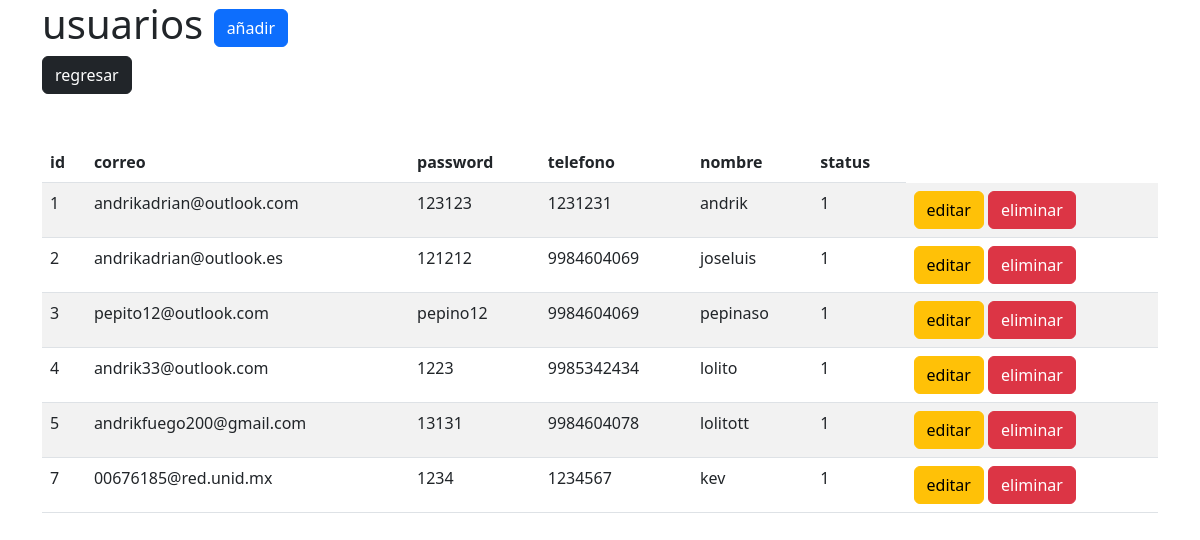
/tabla_usuarios/index.php (signed in), run on the app's committed database.
### tables this page shows
CREATE TABLE `usuarios` (
  `id` int(11) UNSIGNED NOT NULL,
  `correo` varchar(255) NOT NULL DEFAULT '',
  `password` varchar(50) NOT NULL DEFAULT '',
  `telefono` varchar(15) NOT NULL DEFAULT '',
  `nombre` varchar(100) NOT NULL DEFAULT '',
  `status` int(1) NOT NULL DEFAULT 0
);

### tabla_usuarios/index.php (the view, shortened to what this page needs)
<?php
require_once('config/config.php');
$query = "SELECT * FROM usuarios";
$result = $conexion->query($query);
?>
<!DOCTYPE html>
<html lang="en">
<head>
<link href="https://cdn.jsdelivr.net/npm/bootstrap@5.2.2/dist/css/bootstrap.min.css" rel="stylesheet">
</head>
<body>
    <div class="container">
        <div class="row">
            <div class="col">
                <h1>usuarios <a href="form-insert.php" class="btn btn-primary">añadir</a></h1> <a href="../menu.php" class="btn btn-dark">regresar</a></h1>
             </div>
         </div>
         <div class="row mt-5">
         <div class="col">
            <table class="table table-striped table-hover">
             <thead>
                <tr>
                    <th>id</th>
                    <th>correo</th>
                    <th>password</th>
                    <th>telefono</th>
                    <th>nombre</th>
                    <th>status</th>
                </tr>
             </thead>
             <tbody>
                <?php
                 while($row = $result->fetch_assoc ()){
                ?>
                <tr>
                    <td><?php echo $row ['id']; ?></td>
                    <td><?php echo $row ['correo']; ?></td>
                    <td><?php echo $row ['password']; ?></td>
                    <td><?php echo $row ['telefono']; ?></td>
                    <td><?php echo $row ['nombre']; ?></td>
                    <td><?php echo $row ['status']; ?></td>
                    <td>
                        <a href="form-update.php?id=<?php echo $row ['id']; ?>" class="btn btn-warning">editar</a>
                        <a href="config/delete_spending.php?id=<?php echo $row ['id']; ?>" class="btn btn-danger">eliminar</a>
                    </td>
                </tr>
                <?php }?>
             </tbody>
            </table>
    </div>
</body>
</html>

### data on the page
usuarios: id "1", correo "andrikadrian@outlook.com", password "123123", telefono "1231231", nombre "andrik", status "1"
usuarios: id "2", correo "andrikadrian@outlook.es", password "121212", telefono "9984604069", nombre "joseluis", status "1"
usuarios: id "3", correo "pepito12@outlook.com", password "pepino12", telefono "9984604069", nombre "pepinaso", status "1"
usuarios: id "4", correo "andrik33@outlook.com", password "1223", telefono "9985342434", nombre "lolito", status "1"
usuarios: id "5", correo "andrikfuego200@gmail.com", password "13131", telefono "9984604078", nombre "lolitott", status "1"
usuarios: id "7", correo "00676185@red.unid.mx", password "1234", telefono "1234567", nombre "kev", status "1"
